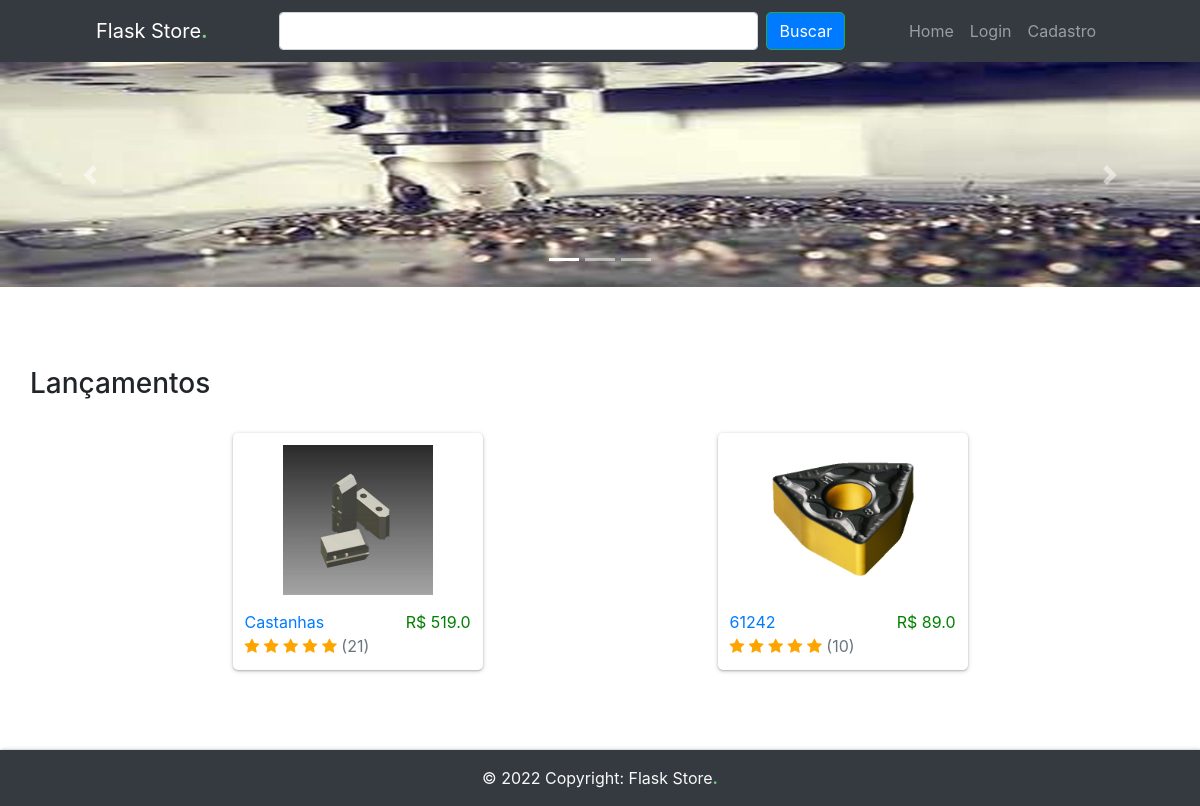
The page / on the database its author committed.
### app/db_models.py (models this page shows)
class Banner(db.Model):
	__tablename__ = "banners"
	id = db.Column(db.Integer, primary_key=True)
	image = db.Column(db.String(250), nullable=False)

class Item(db.Model):
	__tablename__ = "items"
	id = db.Column(db.Integer, primary_key=True)
	name = db.Column(db.String(100), nullable=False)
	price = db.Column(db.Float, nullable=False)
	category = db.Column(db.Text, nullable=False)
	image = db.Column(db.String(250), nullable=False)
	details = db.Column(db.String(250), nullable=False)
	price_id = db.Column(db.String(250), nullable=False)
	orders = db.relationship("Ordered_item", backref="item")
	in_cart = db.relationship("Cart", backref="item")

### app/__init__.py (the view)
@app.route("/")
def home():
	items = Item.query.all()
	banners = Banner.query.all()
	qtds = []
	q = 0
	for i in range(len(banners)):
		qtds.append(q)
		q += 1
	return render_template("home.html", items=items, banners=banners, qtds=qtds)

### app/__init__.py (called while the page is built)
@app.context_processor
def inject_now():
	return {'now': datetime.utcnow()}

### app/templates/home.html (shortened to what this page needs)
{% extends "base.html" %}
{% block content %}
	{% include 'banner.html' %}
	{% if search %}
	<h3>Resultado da busca por "{{ query }}":</h3>
	{% else %}
	<div class="container main">
	<h3>Lançamentos</h3>
	<br>
	<div class="items">
	{% for item in items[::-1] %}
	<a href="{{ url_for('item', id=item.id) }}">
		<div class="item">
			<div class="item-wrapper">
				<div class="img-wrapper">
					<img src="{{ item.image }}" class="pic">
				</div>
				{{ item.name }}
				<span class="right-item">R$ {{ item.price }}</span><br>
					<i class="fa fa-star checked"></i>
					<i class="fa fa-star checked"></i>
					<i class="fa fa-star checked"></i>
					<i class="fa fa-star checked"></i>
					<i class="fa fa-star checked"></i>
					<span class="text-muted" >({{ range(1, 51) | random }})</span>
			</div>
		</div>
	</a>
	{% endfor %}
	</div>
	</div>
	{% endif %}
{% endblock %}

### app/templates/banner.html (shortened to what this page needs)
{% if not banners %}
<br>
{% else %}
<div class="top_header">
<div id="carouselExampleIndicators" class="carousel slide" data-ride="carousel">
    <ol class="carousel-indicators">
        {% for banner in banners %}
            {% if banner.id == 1 %}
                <li data-target="#carouselExampleIndicators" data-slide-to="{{ banner.id -1 }}" class="active"></li>
            {% else %}
                <li data-target="#carouselExampleIndicators" data-slide-to="{{ banner.id -1 }}"></li>
            {% endif %}
            {% endfor %}
    </ol>
    <div class="carousel-inner">
        {% for banner in banners %}
            {% if banner.id == 1 %}
                <div class="carousel-item active">
                    <img class="d-block w-100 img-fluid" src="{{ banner.image }}" alt="{{ banner.id }} slide">
                </div>
            {% else %}
                <div class="carousel-item">
                    <img class="d-block w-100 img-fluid" src="{{ banner.image }}" alt="{{ banner.id }} slide">
                </div>
            {% endif %}
            {% endfor %}
    </div>
    <a class="carousel-control-prev" href="#carouselExampleIndicators" role="button" data-slide="prev">
      <span class="carousel-control-prev-icon" aria-hidden="true"></span>
    </a>
    <a class="carousel-control-next" href="#carouselExampleIndicators" role="button" data-slide="next">
      <span class="carousel-control-next-icon" aria-hidden="true"></span>
    </a>
  </div>
    </div>
{% endif %}

### app/static/styles.css (style rules this page uses)
.main { padding: 10vh 0; }
.items { max-width: 900px; margin: 0 auto; display: flex; justify-content: space-around; flex-wrap: wrap; gap: 70px; }
.item { width:250px; padding: 12px; box-shadow: 0 1px 2px 0 rgba(0, 0, 0, 0.2), 0 1px 5px 0 rgba(0, 0, 0, 0.19); border-radius: 5px; display: flex; flex-direction: column; justify-content: center; }
.pic { width:150px; height: 150px; transition: transform .2s; }
.img-wrapper { display: flex; justify-content: center; margin-bottom: 15px; }
.right-item { float:right; color:green; }
.checked { color: orange; }

### rows shown on the page
Banner: image (picture)
Item: shows a picture, name "Castanhas", price "519.0"
Item: image (picture), name "61242", price "89.0"
